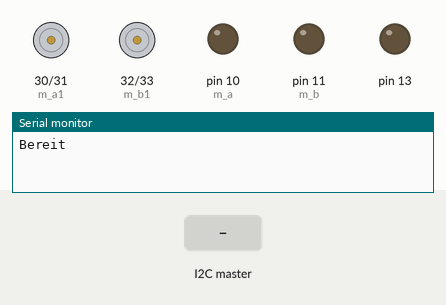
This sketch was run on a simulated Arduino Mega 2560, built with avr-gcc and run on an emulated ATmega2560. Parts: motor-driver pin pairs drawn as motors (green arrow = first pin HIGH = forward, orange = second pin HIGH = backward, longer = more drive), output pins drawn as LEDs (lit = HIGH), the last lines printed to the serial monitor. The inputs (shaded band) are chosen by the test bench.

Above: at 1.2 s.
1.3 s: the I2C master sends the byte 1
At 2.4 s:
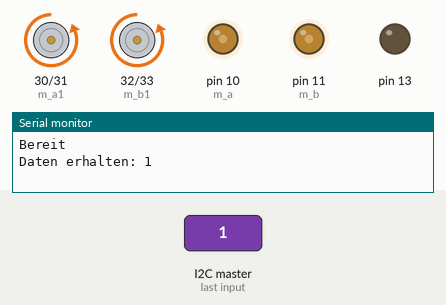
2.8 s: the I2C master sends the byte 0
At 3.5 s:
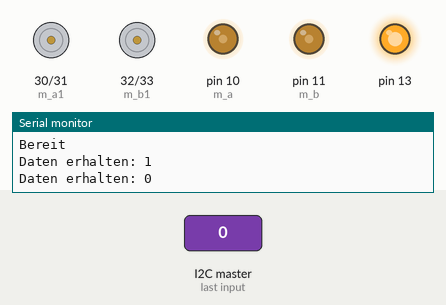
4.3 s: the I2C master sends the byte 2
At 4.6 s:
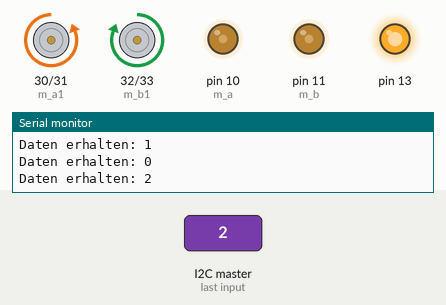
5.8 s: the I2C master sends the byte 90
At 7.0 s:
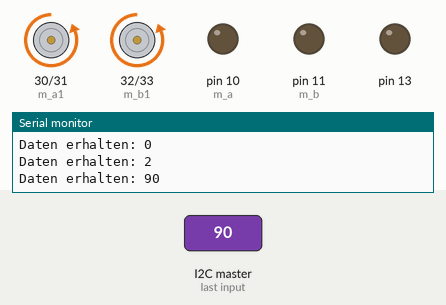
7.3 s: the I2C master sends the byte 0
At 8.2 s:
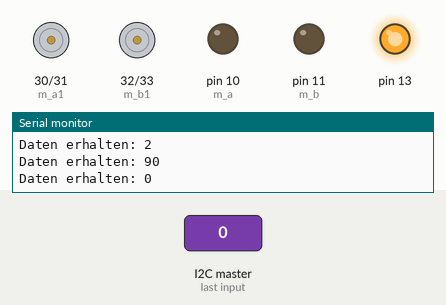
8.8 s: the I2C master sends the byte 200
At 9.3 s:
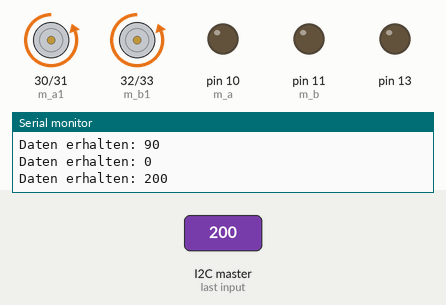
Timing chart, 0 to 11.3 s (numbered marks = the images above; inputs shaded):
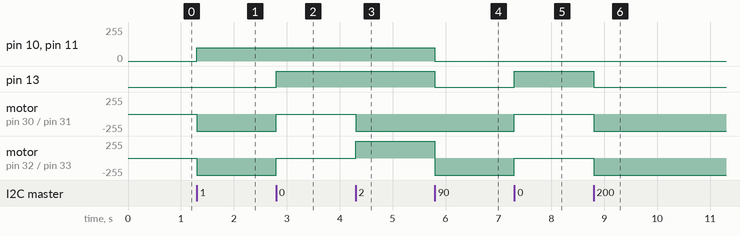

The sketch:

drive_c_1_0.ino
```cpp
#include <Wire.h>

#define adresse 0x05
int zahl = 0;

const int m_a1 = 30;    //motor A signal 1
const int m_a2 = 31;    //motor A signal 2
const int m_a  = 10;    //motor A speed
const int m_b1 = 32;    //motor B signal 1
const int m_b2 = 33;    //motor B signal 2
const int m_b  = 11;    //motor B speed


void setup() {
  pinMode(13, OUTPUT);
  Serial.begin(9600);
  Wire.begin(adresse);

  Wire.onReceive(empfangeDaten);
  Wire.onRequest(sendeDaten);

  Serial.println("Bereit");

  //--motor-define---

  pinMode(m_a1, OUTPUT);
  pinMode(m_a2, OUTPUT);
  pinMode(m_a, OUTPUT);
  pinMode(m_b1, OUTPUT);
  pinMode(m_b2, OUTPUT);
  pinMode(m_b, OUTPUT);

}
void loop() {
  delay(100);
}

void empfangeDaten(int byteCount) {
  while (Wire.available()) {
    zahl = Wire.read();
    Serial.print("Daten erhalten: ");
    Serial.println(zahl);

    if (zahl < 5) {  //0-4
      if(zahl == 0){
        digitalWrite(13, HIGH);
      }
      drive(zahl,100);
    }


    else {
      digitalWrite(13, LOW);
      drive(1,0);  //stop
    }
  }
}

void sendeDaten() {
  Wire.write(zahl);
}

void drive(int dir, int s){    //direction, speed

//    /\
//  A    B
//
  if(dir == 0){
    digitalWrite(m_a1, LOW);
    digitalWrite(m_a2, LOW);  // Motor 1 dreht jetzt nicht.
    digitalWrite(m_b1, LOW);
    digitalWrite(m_b2, LOW);  // Motor 2 dreht jetzt nicht.

  }
  if(dir == 1){
    digitalWrite(m_a1, LOW);
    digitalWrite(m_a2, HIGH);  // Motor 1 dreht jetzt vorwärts.
    analogWrite(m_a, s);       // Motor 1 Leistung.
    digitalWrite(m_b1, LOW);
    digitalWrite(m_b2, HIGH);  // Motor 2 dreht jetzt vorwärts.
    analogWrite(m_b, s);       // Motor 2 Leistung.
  }
  if(dir == 2){
    digitalWrite(m_a1, LOW);
    digitalWrite(m_a2, HIGH);   // Motor 1 dreht jetzt vorwärts.
    analogWrite(m_a, s);       // Motor 1 Leistung.
    digitalWrite(m_b1, HIGH);
    digitalWrite(m_b2, LOW);  // Motor 2 dreht jetzt rückwärts.
    analogWrite(m_b, s);       // Motor 2 Leistung.
  }
  if(dir == 3){
    digitalWrite(m_a1, HIGH);
    digitalWrite(m_a2, LOW);  // Motor 1 dreht jetzt rückwärts.
    analogWrite(m_a, s);       // Motor 1 Leistung.
    digitalWrite(m_b1, HIGH);
    digitalWrite(m_b2, LOW);  // Motor 2 dreht jetzt rückwärts.
    analogWrite(m_b, s);       // Motor 2 Leistung.
  }
  if(dir == 4){
    digitalWrite(m_a1, HIGH);
    digitalWrite(m_a2, LOW);  // Motor 1 dreht jetzt rückwärts.
    analogWrite(m_a, s);       // Motor 1 Leistung.
    digitalWrite(m_b1, LOW);
    digitalWrite(m_b2, HIGH);  // Motor 2 dreht jetzt vorwärts.
    analogWrite(m_b, s);       // Motor 2 Leistung.
  }
}
```

Measured:
- after the input at 1.3 s, pin 10 (m_a), pin 11 (m_b): 0/255 → 100/255 at once; motor on pin 30 (m_a1) / pin 31 (m_a2), motor on pin 32 (m_b1) / pin 33 (m_b2): stopped → backward 255/255 at once
- after the input at 2.8 s, pin 13: LOW → HIGH at once; motor on pin 30 (m_a1) / pin 31 (m_a2), motor on pin 32 (m_b1) / pin 33 (m_b2): backward 255/255 → stopped at once
- after the input at 4.3 s, motor on pin 30 (m_a1) / pin 31 (m_a2): stopped → backward 255/255 at once; motor on pin 32 (m_b1) / pin 33 (m_b2): stopped → forward 255/255 at once
- after the input at 5.8 s, pin 10 (m_a), pin 11 (m_b): 100/255 → 0/255 at once; pin 13: HIGH → LOW at once; motor on pin 32 (m_b1) / pin 33 (m_b2): forward 255/255 → backward 255/255 at once
- after the input at 7.3 s, pin 13: LOW → HIGH at once; motor on pin 30 (m_a1) / pin 31 (m_a2), motor on pin 32 (m_b1) / pin 33 (m_b2): backward 255/255 → stopped at once
- after the input at 8.8 s, pin 13: HIGH → LOW at once; motor on pin 30 (m_a1) / pin 31 (m_a2), motor on pin 32 (m_b1) / pin 33 (m_b2): stopped → backward 255/255 at once
